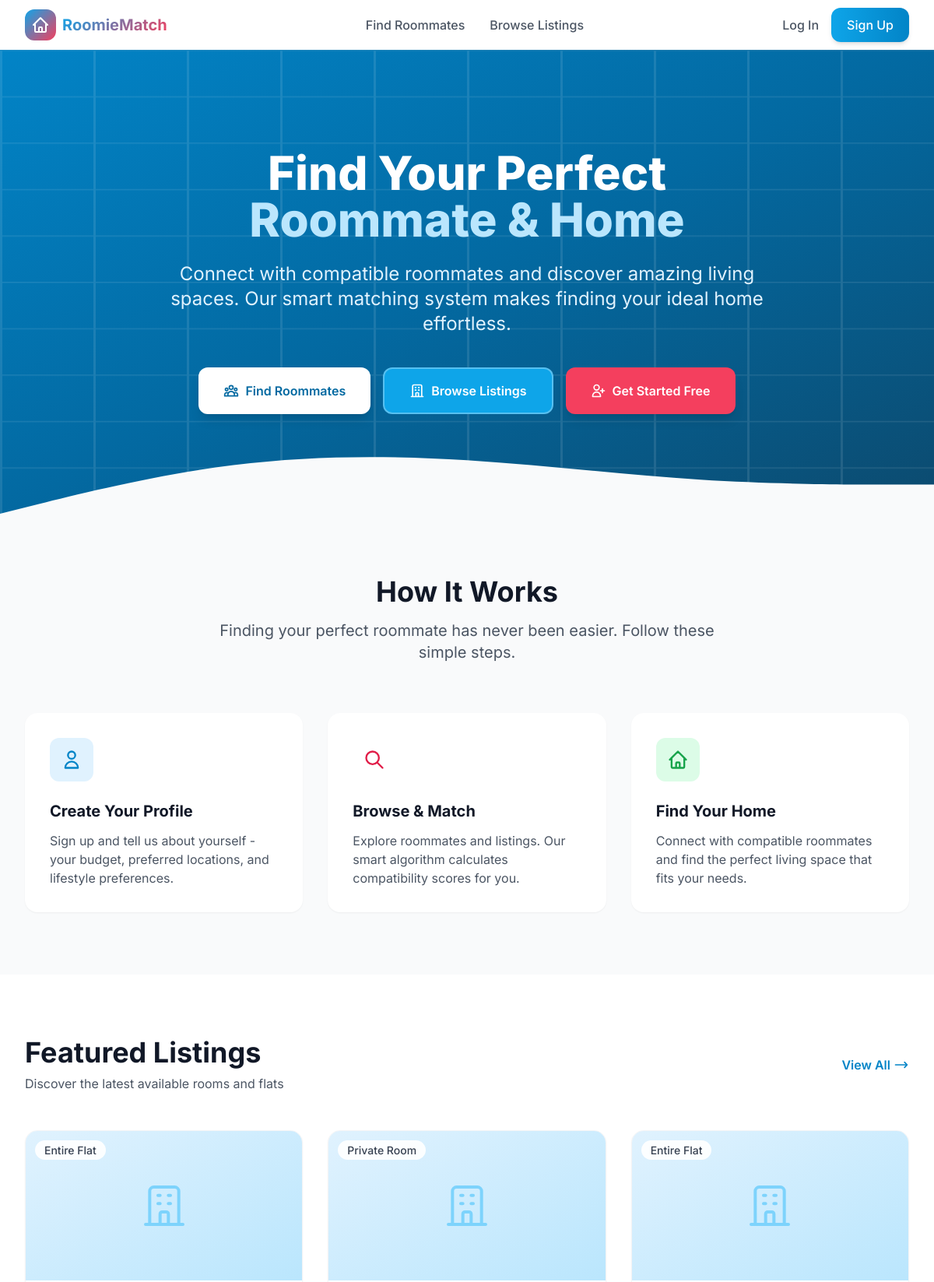
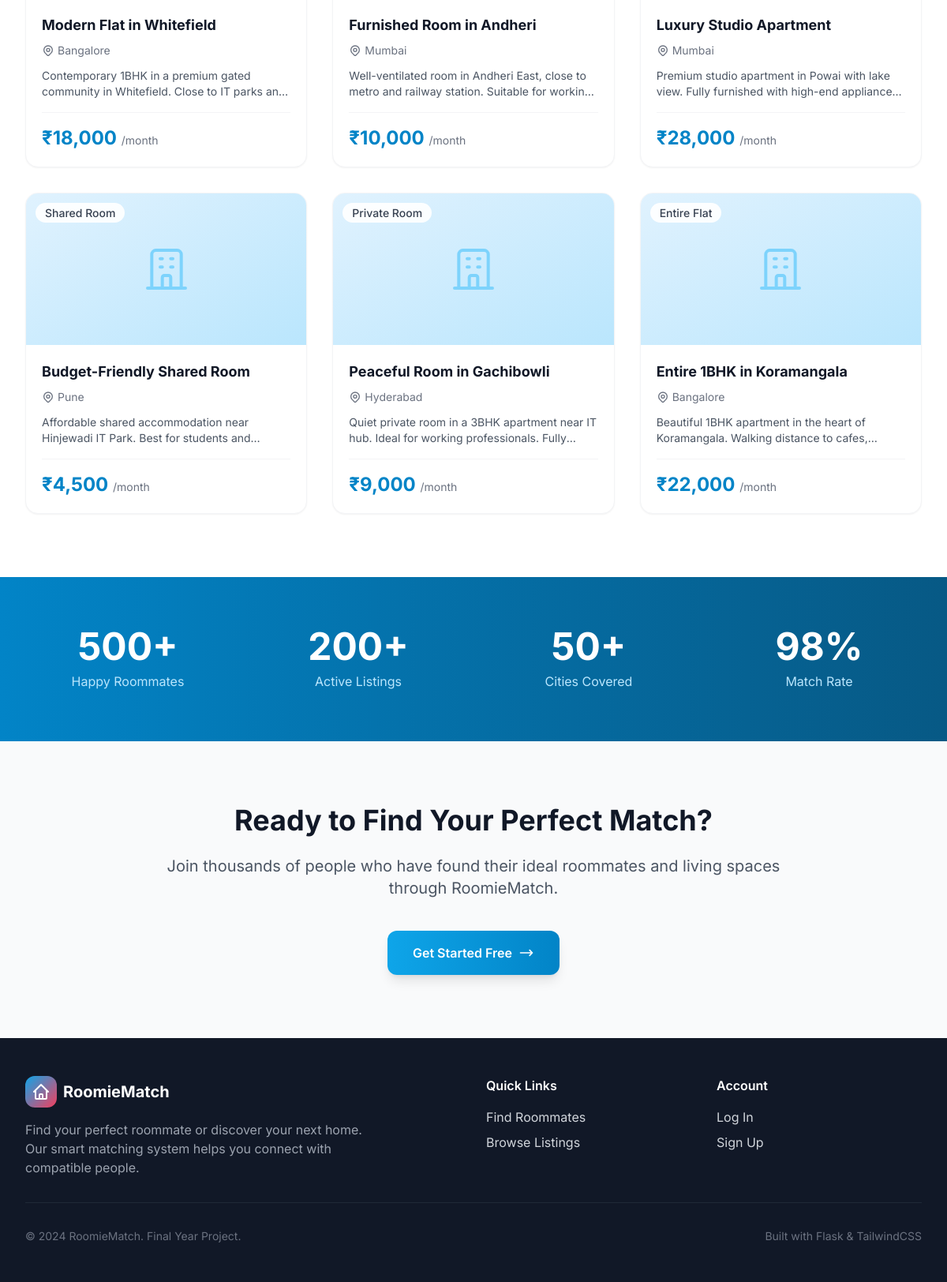
The page / on the database its author committed (2 pictures, top to bottom).
### app.py (models this page shows, shortened)
class Listing(db.Model):
    id = db.Column(db.Integer, primary_key=True)
    user_id = db.Column(db.Integer, db.ForeignKey('user.id'), nullable=False)
    title = db.Column(db.String(200), nullable=False)
    location = db.Column(db.String(100), nullable=False)
    rent = db.Column(db.Integer, nullable=False)
    room_type = db.Column(db.String(50), nullable=False)  # Private Room, Shared Room, Entire Flat
    description = db.Column(db.Text, nullable=True)
    image1 = db.Column(db.String(200), default='default_listing.jpg')
    image2 = db.Column(db.String(200), nullable=True)
    amenities = db.Column(db.String(500), nullable=True)  # Comma-separated
    available_from = db.Column(db.Date, nullable=True)
    created_at = db.Column(db.DateTime, default=datetime.utcnow)
    is_active = db.Column(db.Boolean, default=True)

### app.py (the view)
@app.route('/')
def home():
    featured_listings = Listing.query.filter_by(is_active=True)\
                               .order_by(Listing.created_at.desc())\
                               .limit(6).all()
    return render_template('home.html', listings=featured_listings)

### templates/home.html (shortened to what this page needs)
{% extends "base.html" %}
{% block content %}
<section class="relative bg-gradient-to-br from-primary-600 via-primary-700 to-primary-900 overflow-hidden">
    <div class="absolute inset-0 opacity-10">
        <svg class="w-full h-full" viewBox="0 0 100 100" preserveAspectRatio="none">
            <defs>
                <pattern id="grid" width="10" height="10" patternUnits="userSpaceOnUse">
                    <path d="M 10 0 L 0 0 0 10" fill="none" stroke="white" stroke-width="0.5"/>
                </pattern>
            </defs>
            <rect width="100" height="100" fill="url(#grid)"/>
        </svg>
    </div>
    <div class="relative max-w-7xl mx-auto px-4 sm:px-6 lg:px-8 py-24 md:py-32">
        <div class="text-center">
            <h1 class="text-4xl md:text-5xl lg:text-6xl font-extrabold text-white mb-6 fade-in">
                Find Your Perfect
                <span class="block text-primary-200">Roommate & Home</span>
            </h1>
            <p class="text-xl md:text-2xl text-primary-100 max-w-3xl mx-auto mb-10 fade-in">
                Connect with compatible roommates and discover amazing living spaces.
                Our smart matching system makes finding your ideal home effortless.
            </p>
            <div class="flex flex-col sm:flex-row justify-center gap-4 fade-in">
                <a href="{{ url_for('browse_roommates') }}" class="inline-flex items-center justify-center px-8 py-4 bg-white text-primary-700 font-semibold rounded-xl hover:bg-gray-100 transition-all shadow-lg hover:shadow-xl hover:-translate-y-1">
                    Find Roommates
                </a>
                <a href="{{ url_for('browse_listings') }}" class="inline-flex items-center justify-center px-8 py-4 bg-primary-500 text-white font-semibold rounded-xl hover:bg-primary-400 transition-all border-2 border-white/30 hover:-translate-y-1">
                    <svg class="w-5 h-5 mr-2" fill="none" stroke="currentColor" viewBox="0 0 24 24">
                        <path stroke-linecap="round" stroke-linejoin="round" stroke-width="2" d="M19 21V5a2 2 0 00-2-2H7a2 2 0 00-2 2v16m14 0h2m-2 0h-5m-9 0H3m2 0h5M9 7h1m-1 4h1m4-4h1m-1 4h1m-5 10v-5a1 1 0 011-1h2a1 1 0 011 1v5m-4 0h4"></path>
                    </svg>
                    Browse Listings
                </a>
                {% if not current_user %}
                <a href="{{ url_for('register') }}" class="inline-flex items-center justify-center px-8 py-4 bg-accent-500 text-white font-semibold rounded-xl hover:bg-accent-600 transition-all shadow-lg hover:shadow-xl hover:-translate-y-1">
                    <svg class="w-5 h-5 mr-2" fill="none" stroke="currentColor" viewBox="0 0 24 24">
                        <path stroke-linecap="round" stroke-linejoin="round" stroke-width="2" d="M18 9v3m0 0v3m0-3h3m-3 0h-3m-2-5a4 4 0 11-8 0 4 4 0 018 0zM3 20a6 6 0 0112 0v1H3v-1z"></path>
                    </svg>
                    Get Started Free
                </a>
                {% endif %}
            </div>
        </div>
    </div>
    <div class="absolute bottom-0 left-0 right-0">
    </div>
</section>
<section class="py-20 bg-gray-50">
    <div class="max-w-7xl mx-auto px-4 sm:px-6 lg:px-8">
        <div class="text-center mb-16">
            <h2 class="text-3xl md:text-4xl font-bold text-gray-900 mb-4">
                How It Works
            </h2>
            <p class="text-xl text-gray-600 max-w-2xl mx-auto">
                Finding your perfect roommate has never been easier. Follow these simple steps.
            </p>
        </div>
        <div class="grid grid-cols-1 md:grid-cols-3 gap-8">
            <div class="bg-white p-8 rounded-2xl shadow-sm hover:shadow-lg transition-shadow hover-lift">
                <div class="w-14 h-14 bg-primary-100 rounded-xl flex items-center justify-center mb-6">
                    <svg class="w-7 h-7 text-primary-600" fill="none" stroke="currentColor" viewBox="0 0 24 24">
                        <path stroke-linecap="round" stroke-linejoin="round" stroke-width="2" d="M16 7a4 4 0 11-8 0 4 4 0 018 0zM12 14a7 7 0 00-7 7h14a7 7 0 00-7-7z"></path>
                    </svg>
                </div>
                <h3 class="text-xl font-bold text-gray-900 mb-3">Create Your Profile</h3>
                <p class="text-gray-600">
                    Sign up and tell us about yourself - your budget, preferred locations, and lifestyle preferences.
                </p>
            </div>
            <div class="bg-white p-8 rounded-2xl shadow-sm hover:shadow-lg transition-shadow hover-lift">
                <div class="w-14 h-14 bg-accent-100 rounded-xl flex items-center justify-center mb-6">
                    <svg class="w-7 h-7 text-accent-600" fill="none" stroke="currentColor" viewBox="0 0 24 24">
                        <path stroke-linecap="round" stroke-linejoin="round" stroke-width="2" d="M21 21l-6-6m2-5a7 7 0 11-14 0 7 7 0 0114 0z"></path>
                    </svg>
                </div>
                <h3 class="text-xl font-bold text-gray-900 mb-3">Browse & Match</h3>
                <p class="text-gray-600">
                    Explore roommates and listings. Our smart algorithm calculates compatibility scores for you.
                </p>
            </div>
            <div class="bg-white p-8 rounded-2xl shadow-sm hover:shadow-lg transition-shadow hover-lift">
                <div class="w-14 h-14 bg-green-100 rounded-xl flex items-center justify-center mb-6">
                </div>
                <h3 class="text-xl font-bold text-gray-900 mb-3">Find Your Home</h3>
                <p class="text-gray-600">
                    Connect with compatible roommates and find the perfect living space that fits your needs.
                </p>
            </div>
        </div>
    </div>
</section>
{% if listings %}
<section class="py-20 bg-white">
    <div class="max-w-7xl mx-auto px-4 sm:px-6 lg:px-8">
        <div class="flex justify-between items-center mb-12">
            <div>
                <h2 class="text-3xl md:text-4xl font-bold text-gray-900 mb-2">
                    Featured Listings
                </h2>
                <p class="text-gray-600">
                    Discover the latest available rooms and flats
                </p>
            </div>
            <a href="{{ url_for('browse_listings') }}" class="hidden md:inline-flex items-center text-primary-600 font-semibold hover:text-primary-700">
                View All
                <svg class="w-5 h-5 ml-1" fill="none" stroke="currentColor" viewBox="0 0 24 24">
                    <path stroke-linecap="round" stroke-linejoin="round" stroke-width="2" d="M17 8l4 4m0 0l-4 4m4-4H3"></path>
                </svg>
            </a>
        </div>
        <div class="grid grid-cols-1 md:grid-cols-2 lg:grid-cols-3 gap-8">
            {% for listing in listings %}
            <a href="{{ url_for('view_listing', listing_id=listing.id) }}" class="group">
                <div class="bg-white rounded-2xl overflow-hidden shadow-sm hover:shadow-xl transition-all duration-300 card-hover border border-gray-100">
                    <div class="relative h-48 bg-gradient-to-br from-primary-100 to-primary-200 overflow-hidden">
                        {% if listing.image1 and listing.image1 != 'default_listing.jpg' %}
                            <img src="{{ url_for('static', filename='uploads/' + listing.image1) }}" alt="{{ listing.title }}" class="w-full h-full object-cover group-hover:scale-105 transition-transform duration-300">
                        {% else %}
                            <div class="w-full h-full flex items-center justify-center">
                            </div>
                        {% endif %}
                        <div class="absolute top-3 left-3">
                            <span class="px-3 py-1 bg-white/90 backdrop-blur-sm text-gray-700 text-sm font-medium rounded-full">
                                {{ listing.room_type }}
                            </span>
                        </div>
                    </div>
                    <div class="p-5">
                        <div class="flex items-start justify-between mb-2">
                            <h3 class="text-lg font-bold text-gray-900 group-hover:text-primary-600 transition-colors line-clamp-1">
                                {{ listing.title }}
                            </h3>
                        </div>
                        <div class="flex items-center text-gray-500 mb-3">
                            <span class="text-sm">{{ listing.location }}</span>
                        </div>
                        <p class="text-gray-600 text-sm line-clamp-2 mb-4">
                            {{ listing.description[:100] }}{% if listing.description|length > 100 %}...{% endif %}
                        </p>
                        <div class="flex items-center justify-between pt-4 border-t border-gray-100">
                            <span class="text-2xl font-bold text-primary-600">
                                &#8377;{{ "{:,}".format(listing.rent) }}
                                <span class="text-sm font-normal text-gray-500">/month</span>
                            </span>
                        </div>
                    </div>
                </div>
            </a>
            {% endfor %}
        </div>
    </div>
</section>
{% endif %}
<section class="py-16 bg-gradient-to-r from-primary-600 to-primary-800">
    <div class="max-w-7xl mx-auto px-4 sm:px-6 lg:px-8">
        <div class="grid grid-cols-2 md:grid-cols-4 gap-8 text-center">
            <div>
                <div class="text-4xl md:text-5xl font-bold text-white mb-2">500+</div>
                <div class="text-primary-200">Happy Roommates</div>
            </div>
            <div>
                <div class="text-4xl md:text-5xl font-bold text-white mb-2">200+</div>
                <div class="text-primary-200">Active Listings</div>
            </div>
            <div>
                <div class="text-4xl md:text-5xl font-bold text-white mb-2">50+</div>
                <div class="text-primary-200">Cities Covered</div>
            </div>
            <div>
                <div class="text-4xl md:text-5xl font-bold text-white mb-2">98%</div>
                <div class="text-primary-200">Match Rate</div>
            </div>
        </div>
    </div>
</section>
<section class="py-20 bg-gray-50">
    <div class="max-w-4xl mx-auto px-4 sm:px-6 lg:px-8 text-center">
        <h2 class="text-3xl md:text-4xl font-bold text-gray-900 mb-6">
            Ready to Find Your Perfect Match?
        </h2>
        <p class="text-xl text-gray-600 mb-10">
            Join thousands of people who have found their ideal roommates and living spaces through RoomieMatch.
        </p>
        {% if current_user %}
        <a href="{{ url_for('post_listing') }}" class="inline-flex items-center px-8 py-4 bg-gradient-to-r from-primary-500 to-primary-600 text-white font-semibold rounded-xl hover:from-primary-600 hover:to-primary-700 transition-all shadow-lg hover:shadow-xl hover:-translate-y-1">
            <svg class="w-5 h-5 mr-2" fill="none" stroke="currentColor" viewBox="0 0 24 24">
                <path stroke-linecap="round" stroke-linejoin="round" stroke-width="2" d="M12 4v16m8-8H4"></path>
            </svg>
            Post Your Listing
        </a>
        {% else %}
        <a href="{{ url_for('register') }}" class="inline-flex items-center px-8 py-4 bg-gradient-to-r from-primary-500 to-primary-600 text-white font-semibold rounded-xl hover:from-primary-600 hover:to-primary-700 transition-all shadow-lg hover:shadow-xl hover:-translate-y-1">
            Get Started Free
            <svg class="w-5 h-5 ml-2" fill="none" stroke="currentColor" viewBox="0 0 24 24">
                <path stroke-linecap="round" stroke-linejoin="round" stroke-width="2" d="M17 8l4 4m0 0l-4 4m4-4H3"></path>
            </svg>
        </a>
        {% endif %}
    </div>
</section>
{% endblock %}

### rows shown on the page
Listing: room_type "Entire Flat", title "Modern Flat in Whitefield", location "Bangalore", description "Contemporary 1BHK in a premium gated community in Whitefield. Close to IT parks…", rent "18,000"
Listing: room_type "Private Room", title "Furnished Room in Andheri", location "Mumbai", description "Well-ventilated room in Andheri East, close to metro and railway station. Suitable for…", rent "10,000"
Listing: room_type "Entire Flat", title "Luxury Studio Apartment", location "Mumbai", description "Premium studio apartment in Powai with lake view. Fully furnished with high-end…", rent "28,000"
Listing: room_type "Shared Room", title "Budget-Friendly Shared Room", location "Pune", description "Affordable shared accommodation near Hinjewadi IT Park. Best for students…", rent "4,500"
Listing: room_type "Private Room", title "Peaceful Room in Gachibowli", location "Hyderabad", description "Quiet private room in a 3BHK apartment near IT hub. Ideal for working professionals.…", rent "9,000"
Listing: room_type "Entire Flat", title "Entire 1BHK in Koramangala", location "Bangalore", description "Beautiful 1BHK apartment in the heart of Koramangala. Walking distance to…", rent "22,000"
